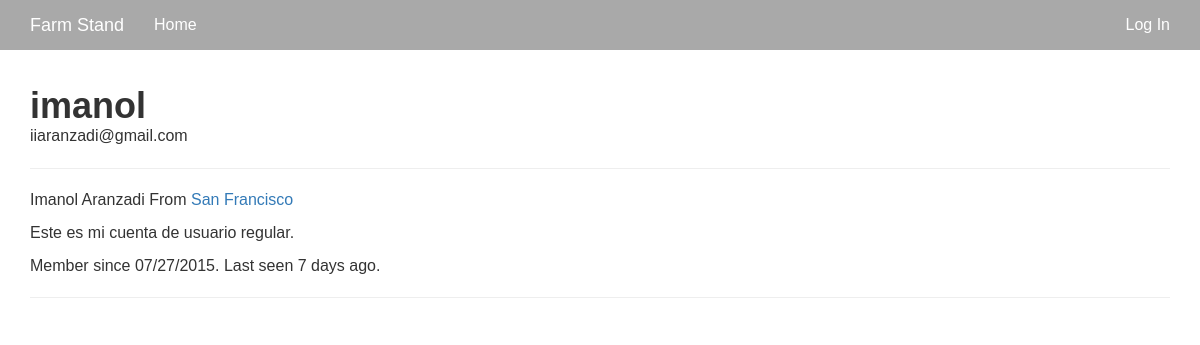
Page /user/imanol on the earlier database version.
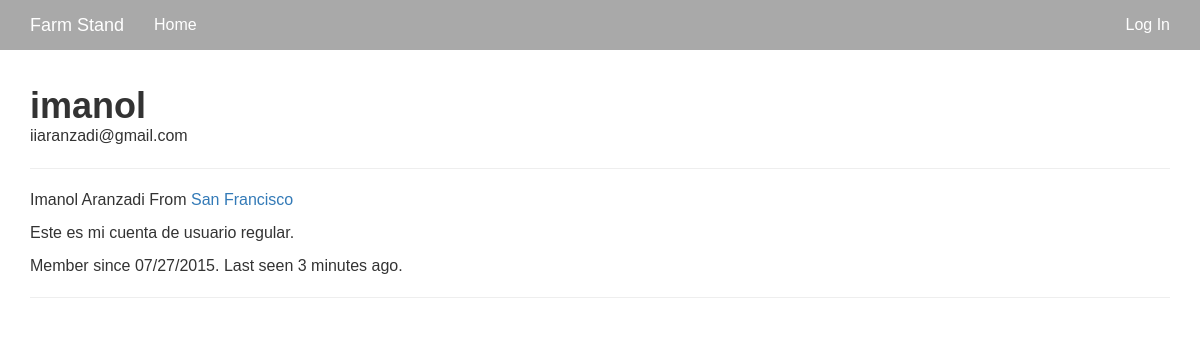
Same page on the later database version.
### app/models.py (models this page shows, shortened)
class User(UserMixin, db.Model):
    __tablename__ = 'users'
    id = db.Column(db.Integer, primary_key=True)
    email = db.Column(db.String(64), unique=True, index=True)
    phone = db.Column(db.String(64), unique=True, index=True)
    username = db.Column(db.String(64), unique=True, index=True)
    name = db.Column(db.String(64), index=True)
    about_me = db.Column(db.Text())
    location = db.Column(db.String(64))
    member_since = db.Column(db.DateTime(), default=datetime.utcnow)
    last_seen = db.Column(db.DateTime(), default=datetime.utcnow)
    role_id = db.Column(db.Integer, db.ForeignKey('roles.id'))
    password_hash = db.Column(db.String(128))
    confirmed = db.Column(db.Boolean, default=False)
    products = db.relationship('Product', backref='farmer', lazy='dynamic')
    @property
    def password(self):
        raise AttributeError('password is not a readable attribute')

### app/main/views.py (the view)
@main.route('/user/<username>')
def user(username):
    user = User.query.filter_by(username=username).first()
    if user is None:
        abort(404)
    return render_template('user.html', user=user)

### app/auth/views.py (called while the page is built)
@auth.before_app_request
def before_request():
    if current_user.is_authenticated():
        current_user.ping()
        if current_user.is_authenticated() and not current_user.confirmed and request.endpoint[:5] != 'auth.':
            return redirect(url_for('auth.unconfirmed'))

### app/main/__init__.py (called while the page is built)
@main.app_context_processor
def inject_permissions():
    return dict(Permission=Permission)

### app/models.py (called while the page is built)
    def is_administrator(self):
        return False

### app/templates/user.html (shortened to what this page needs)
{% extends "base.html" %}
{% import "bootstrap/wtf.html" as wtf %}
{% block content %}
<div class="container">
  <div class="page-header">
    <h1>{{ user.username }}</h1><span>{{ user.email }}</span>
    <hr>
    {% if user.name or user.location %} <p>
            {% if user.name %}{{ user.name }}{% endif %}
            {% if user.location %}
    From <a href="http://maps.google.com/?q={{ user.location }}"> {{ user.location }}
    </a>
    {% endif %}
    </p>
    {% endif %}
    {% if user.about_me %}<p>{{ user.about_me }}</p>{% endif %} <p>
            Member since {{ moment(user.member_since).format('L') }}.
            Last seen {{ moment(user.last_seen).fromNow() }}.
    </p>
  </div>
</div>
{% endblock %}

Differences in the rows shown:
changed User "imanol": last_seen "7 days ago" → "3 minutes ago"
